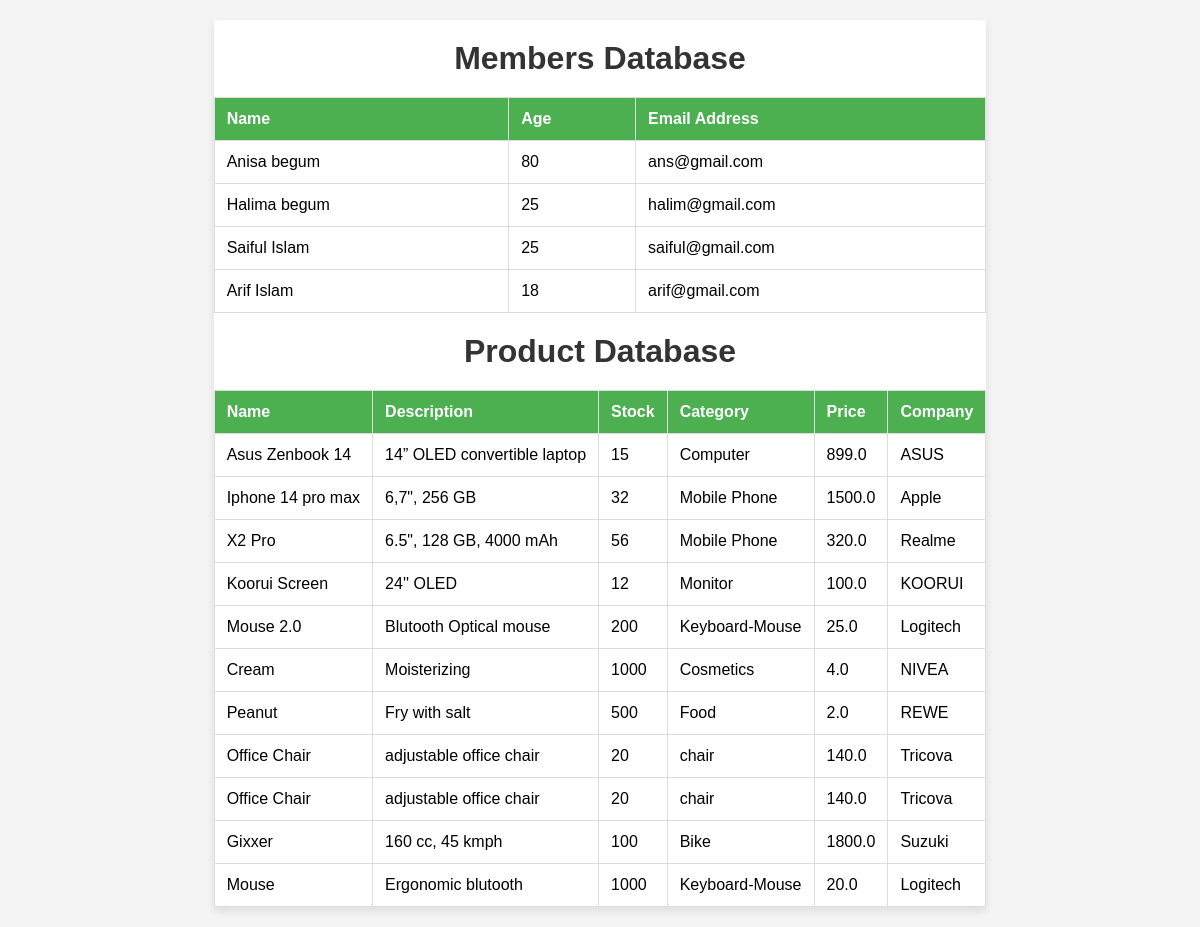
Screenshot of /playground/home/ with the database file from the repository.
### playground/models.py (models this page shows, shortened)
class Member(models.Model):
    fname = models.CharField(max_length=100)
    lname = models.CharField(max_length=100)
    email = models.EmailField(max_length=100)
    password = models.CharField(max_length=50)
    age = models.IntegerField()

class Product(models.Model):
    name = models.CharField(max_length=200)
    description = models.CharField(max_length=1000)
    stock = models.IntegerField()
    category = models.CharField(max_length=200)
    price = models.FloatField()
    company = models.CharField(max_length=500)

### playground/views.py (the view)
# urls.py: path("home/", views.home, name="home"),
def home(request):
    all_members = Member.objects.all # taking all member's objects in all_members var
    all_products = Product.objects.all
    return render(request, 'playground/home.html',
                  {
                      'all_items': all_members,
                      'all_products': all_products,
                  }
            ) # taking all in all_items. all_items is a var which will be used in home.html

### playground/templates/playground/home.html (shortened to what this page needs)
<!DOCTYPE html>
<html lang="en">
<head>
    {% load static %}
    <link rel="stylesheet" href="{% static 'playground/site.css' %}">
</head>
<body>
    <div class= "container">
        <h1>Members Database</h1>
        <table>
            <thead>
                <tr>
                    <th>Name</th>
                    <th>Age</th>
                    <th>Email Address</th>
                </tr>
            </thead>
            {% for member in all_items %}
            <tbody>
                <tr>
                    <td>{{ member.fname }} {{ member.lname }}</td>
                    <td>{{ member.age }}</td>
                    <td>{{ member.email }}</td>
                </tr>
            </tbody>
            {% endfor %}
        </table>
        <h1>Product Database</h1>
        <table>
            <thead>
                <tr>
                    <th>Name</th>
                    <th>Description</th>
                    <th>Stock</th>
                    <th>Category</th>
                    <th>Price</th>
                    <th>Company</th>
                </tr>
            </thead>
            {% for product in all_products %}
            <tbody>
                <tr>
                    <td>{{ product.name }}</td>
                    <td>{{ product.description }}</td>
                    <td>{{ product.stock }}</td>
                    <td>{{ product.category }}</td>
                    <td>{{ product.price }}</td>
                    <td>{{ product.company }}</td>
                </tr>
            </tbody>
            {% endfor %}
        </table>
    </div>
</body>
</html>

### playground/static/playground/site.css (style rules this page uses)
body { font-family: Arial, sans-serif; background-color: #f4f4f4; margin: 0; padding: 0; display: flex; justify-content: center; align-items: center; min-height: 100vh; }
.container { max-width: 800px; margin: 20px; box-shadow: 0 4px 8px rgba(0, 0, 0, 0.1); background-color: #fff; }
h1 { text-align: center; color: #333; padding: 20px; margin: 0; }
table { width: 100%; border-collapse: collapse; }
th, td { border: 1px solid #ddd; padding: 12px; text-align: left; }
th { background-color: #4CAF50; color: #fff; }

### rows the page displays
Member: fname "Anisa", lname "begum", age "80", email "ans@gmail.com"
Member: fname "Halima", lname "begum", age "25", email "halim@gmail.com"
Member: fname "Saiful", lname "Islam", age "25", email "saiful@gmail.com"
Member: fname "Arif", lname "Islam", age "18", email "arif@gmail.com"
Product: name "Asus Zenbook 14", description "14” OLED convertible laptop", stock "15", category "Computer", price "899.0", company "ASUS"
Product: name "Iphone 14 pro max", description "6,7\", 256 GB", stock "32", category "Mobile Phone", price "1500.0", company "Apple"
Product: name "X2 Pro", description "6.5\", 128 GB, 4000 mAh", stock "56", category "Mobile Phone", price "320.0", company "Realme"
Product: name "Koorui Screen", description "24'' OLED", stock "12", category "Monitor", price "100.0", company "KOORUI"
Product: name "Mouse 2.0", description "Blutooth Optical mouse", stock "200", category "Keyboard-Mouse", price "25.0", company "Logitech"
Product: name "Cream", description "Moisterizing", stock "1000", category "Cosmetics", price "4.0", company "NIVEA"
Product: name "Peanut", description "Fry with salt", stock "500", category "Food", price "2.0", company "REWE"
Product: name "Office Chair", description "adjustable office chair", stock "20", category "chair", price "140.0", company "Tricova"
Product: name "Office Chair", description "adjustable office chair", stock "20", category "chair", price "140.0", company "Tricova"
Product: name "Gixxer", description "160 cc, 45 kmph", stock "100", category "Bike", price "1800.0", company "Suzuki"
Product: name "Mouse", description "Ergonomic blutooth", stock "1000", category "Keyboard-Mouse", price "20.0", company "Logitech"
